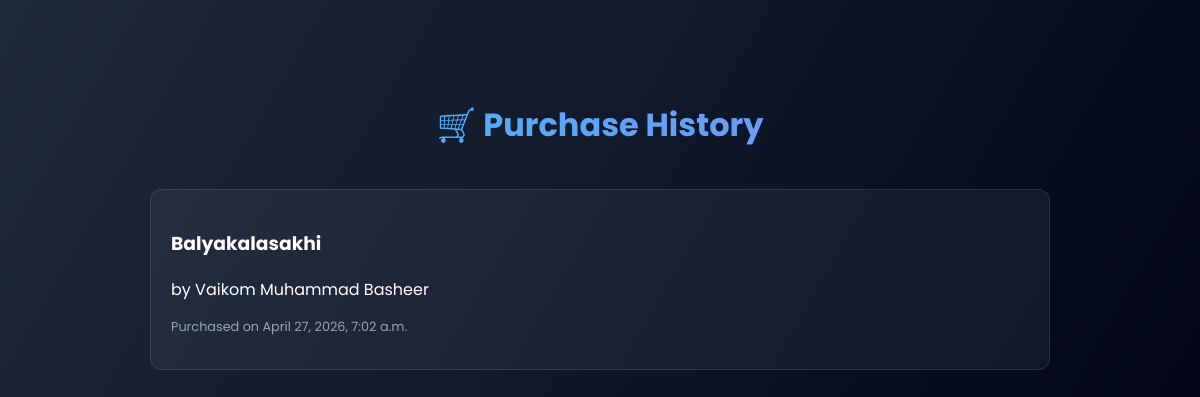
Page /history/ on the earlier database version.
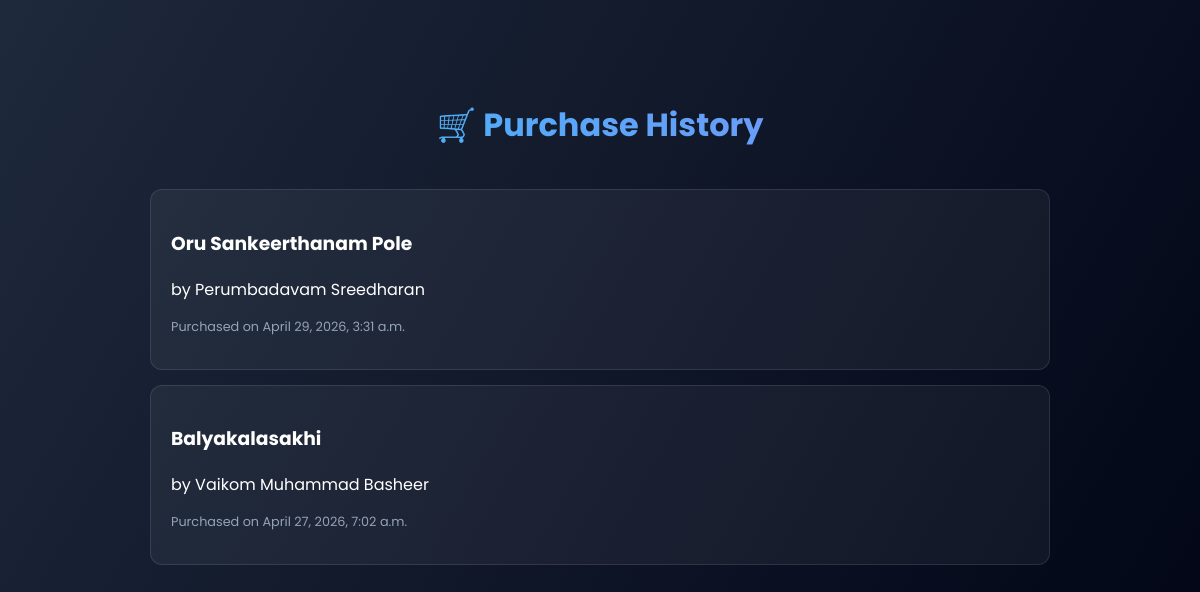
Same page on the later database version.
### project/models.py (models this page shows, shortened)
class Purchase(models.Model):
    book = models.ForeignKey(Book, on_delete=models.CASCADE)
    purchased_at = models.DateTimeField(auto_now_add=True)

class Book(models.Model):
    title = models.CharField(max_length=200)
    author = models.CharField(max_length=200)
    published_date = models.DateField()
    pages = models.IntegerField()

### project/views.py (the view)
# urls.py: path('history/', views.history, name='history'),
def history(request):
    purchases = Purchase.objects.order_by('-purchased_at')
    return render(request, 'history.html', {'purchases': purchases})

### templates/history.html (shortened to what this page needs)
<!DOCTYPE html>
<html lang="en">
<head>
</head>
<body>
<div class="container">
    <h1>🛒 Purchase History</h1>
    {% for p in purchases %}
        <div class="history-card">
            <h3>{{ p.book.title }}</h3>
            <p>by {{ p.book.author }}</p>
            <p class="time">Purchased on {{ p.purchased_at }}</p>
        </div>
    {% empty %}
        <p>No purchases yet.</p>
    {% endfor %}
</div>
</body>
</html>

Differences in the rows shown:
added Purchase: book "Oru Sankeerthanam Pole", book.author "Perumbadavam Sreedharan", purchased_at "April 29, 2026, 3:31 a.m."
